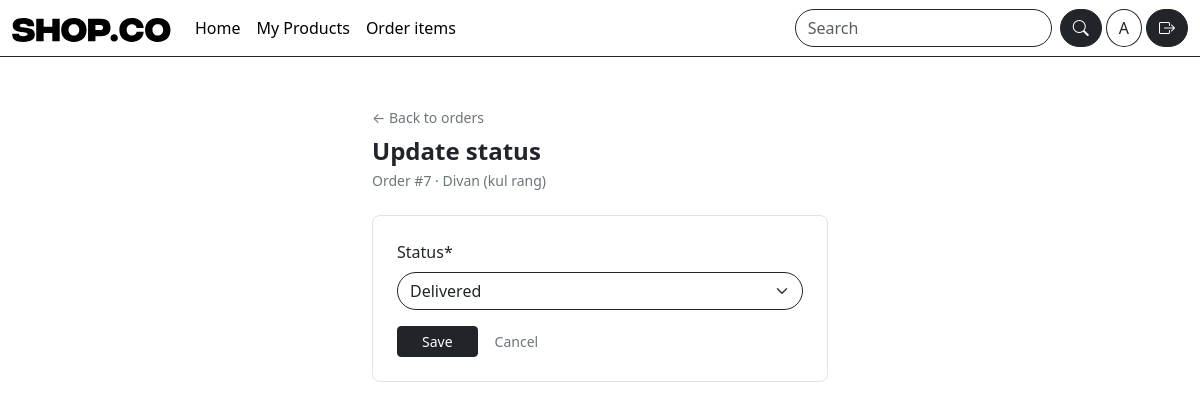
/seller/orders/7/status/ (signed in), run on the app's committed database.
### accounts/models.py (models this page shows, shortened)
class User(AbstractUser):
    class Role(models.TextChoices):
        BUYER = 'BUYER', 'Buyer'
        SELLER = 'SELLER', 'Seller'
    role = models.CharField(
        choices=Role.choices,
        default=Role.BUYER
    )
    image = models.ImageField(upload_to="avatars/", null=True, blank=True)
    phone = models.CharField(max_length=15, help_text="+998919203550")
    address = models.CharField(max_length=250)

### orders/models.py (models this page shows, shortened)
class OrderItem(models.Model):
   STATUS_NEW = "new"  # yangi buyurtma
   STATUS_PROCESSING = "processing"  # tayyorlanmoqda
   STATUS_DELIVERED = "delivered"  # yetkazildi
   STATUS_CANCELED = "canceled"  # bekor qilindi
   STATUS_CHOICES = [
       (STATUS_NEW, "New"),
       (STATUS_PROCESSING, "Processing"),
       (STATUS_DELIVERED, "Delivered"),
       (STATUS_CANCELED, "Canceled"),
   ]
   status = models.CharField(max_length=20, choices=STATUS_CHOICES, default=STATUS_NEW)  # order holati
   order = models.ForeignKey(  # qaysi orderga tegishli
       Order, on_delete=models.CASCADE, related_name="items")
   product = models.ForeignKey(Product,
       on_delete=models.PROTECT,  # order bo‘lsa product o‘chib ketmasin (tarix saqlansin)
       related_name="order_items")
   seller = models.ForeignKey(  # buyurtma qaysi sotuvchiga borishini ajratish uchun
       settings.AUTH_USER_MODEL,
       on_delete=models.PROTECT,
       related_name="sold_items")
   qty = models.PositiveIntegerField(default=1)  # soni
   unit_price = models.DecimalField(max_digits=12, decimal_places=2, default=Decimal("0.00"))  # bitta narx

### catalog/models.py (models this page shows, shortened)
class Product(models.Model):
   seller = models.ForeignKey(
       settings.AUTH_USER_MODEL,
       on_delete=models.CASCADE,
       related_name="products"
   )
   category = models.ForeignKey(
       Category,
       on_delete=models.SET_NULL,
       null=True,
       blank=True,
       related_name="products"
   )
   name = models.CharField(max_length=200)
   slug = models.SlugField(max_length=220, unique=True)
   price = models.DecimalField(max_digits=12, decimal_places=2, help_text="$")
   short_description = models.CharField(max_length=255, blank=True)
   description = models.TextField(blank=True)
   stock = models.PositiveIntegerField(default=0)
   is_active = models.BooleanField(default=True)
   main_image = models.ImageField(upload_to="products/main/", blank=True, null=True)
   created_at = models.DateTimeField(auto_now_add=True)
   def __str__(self):
        return self.name

### orders/views.py (the view, shortened to what this page needs)
# urls.py: path("seller/orders/<int:pk>/status/", views.SellerOrderItemStatusUpdateView.as_view(), name="seller_order_status"),
class SellerOrderItemStatusUpdateView(SellerRequiredMixin, UpdateView):
   model = OrderItem
   form_class = OrderStatusForm
   template_name = "orders/seller/order_status_update.html"
   success_url = reverse_lazy("seller_order_items")  # update’dan keyin listga qaytadi

### orders/forms.py
class OrderStatusForm(forms.ModelForm):
   class Meta:
       model = OrderItem
       fields = ("status",)

### orders/mixins.py (called while the page is built)
   def test_func(self):
       user = self.request.user
       return user.is_authenticated and getattr(user, "role", None) == "SELLER"

### templates/orders/seller/order_status_update.html (shortened to what this page needs)
{% extends "base.html" %}
{% load crispy_forms_tags %}
{% block content %}
<div class="container py-5" style="max-width: 480px;">
  <div class="mb-4">
    <a href="{% url 'seller_order_items' %}" class="link-secondary text-decoration-none small">← Back to orders</a>
    <h1 class="h4 fw-semibold mt-2 mb-1">Update status</h1>
    <p class="text-secondary small mb-0">Order #{{ object.id }} · {{ object.product }}</p>
  </div>
  <div class="border rounded-3 p-4">
    <form method="post">
      {{ form|crispy }}
      <div class="d-flex gap-2 mt-3">
        <button class="btn btn-dark btn-sm px-4">Save</button>
        <a href="{% url 'seller_order_items' %}" class="btn btn-link btn-sm text-secondary text-decoration-none">Cancel</a>
      </div>
    </form>
  </div>
</div>
{% endblock %}

### templates/includes/navbar.html (shortened to what this page needs)
{% load static %}
<nav class="navbar navbar-expand-md bottom border-bottom border-dark">
  <div class="container-fluid">
    <a class="navbar-brand" href="{% url 'product_list' %}"><img src="{%static 'images/SHOP.CO.svg' %}" alt=""></a>
    <div class="collapse navbar-collapse" id="navbarSupportedContent">
      <ul class="navbar-nav me-auto mb-2 mb-lg-0">
        <li class="nav-item">
          <a class="nav-link active" aria-current="page" href="{% url 'product_list' %}">Home</a>
        </li>
        <li class="nav-item">
          {% if request.user.is_authenticated and request.user.role == "SELLER" %}
<a class="nav-link active" href="{% url 'seller_products' %}">
My Products
</a>
{% endif %}
        </li>
        {% if user.role == 'SELLER' %}
        <li class="nav-item">
          <a class="nav-link active" href="{% url 'seller_order_items' %}">Order items</a>
        </li>
        {% endif %}
      </ul>
      <form class="d-flex me-1 mb-2 mb-md-0" role="search">
        <input class="form-control me-2 rounded-pill border-dark" type="search" placeholder="Search" aria-label="Search"/>
        <button class="btn btn-dark rounded-pill" type="submit"><i class="bi bi-search"></i></button>
      </form>
      {% if user.is_authenticated and user.image %}
        <a class="border rounded-circle border-dark me-1 btn-outline-dark" href="{% url 'profile'  %}"><img class="rounded rounded-circle"  style="width:35px; height:35px" src="{{ user.image.url }}" alt=""></a>
      {% elif user.is_authenticated and not user.image %}
        <a href="{% url 'profile'%}"><span class="btn btn-outline-dark rounded-circle me-1">{{ user.username|slice:1|title }}</span></a>
       {% else %}
       <a href="{% url 'login' %}"><i class="bi bi-person-circle fs-1 text-dark"></i></a>
       {% endif %}
      {% if user.is_authenticated %}
      <form method="post" action="{% url 'logout' %}" class="r">
        <button class="btn btn-dark rounded-pill"><i class="bi bi-box-arrow-right"></i></button>
      </form>
      {%else%}
      <a class="btn btn-dark rounded-pill mx-1" href="{% url 'login' %}">Login</a>
      <a class="btn border border-dark rounded-pill btn-outline-dark" href="{% url 'signup' %}">Signup</a>
      {% endif %}
    </div>
  </div>
</nav>

### static/css/style.css (style rules this page uses)
.btn-outline-dark { background-color: white; transition: .3s; }
form input, form select { border-radius: 50rem !important; border-color: #212529 !important; }

### data on the page
User: username "A"
OrderItem: id "7", product "Divan (kul rang)", status "Delivered"
